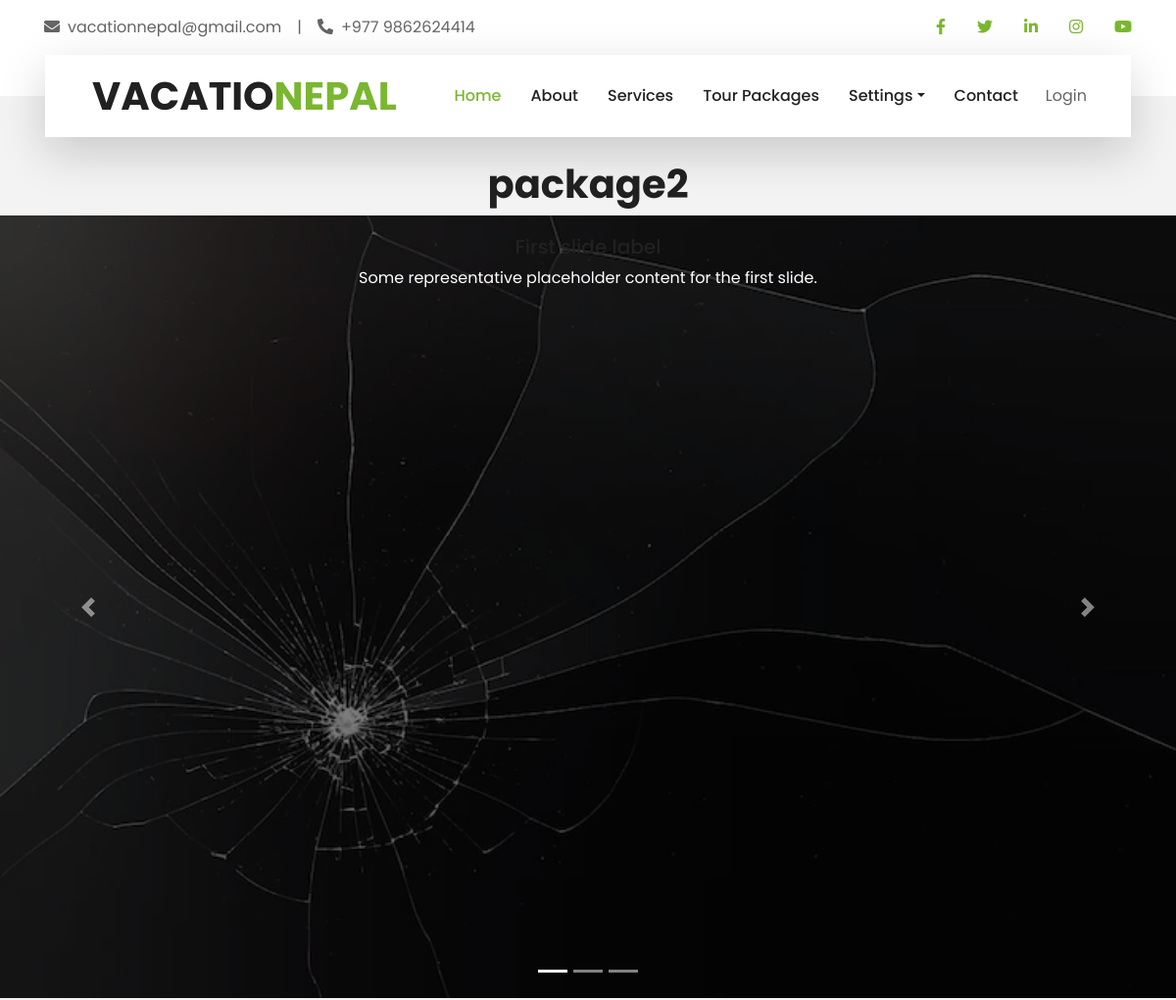
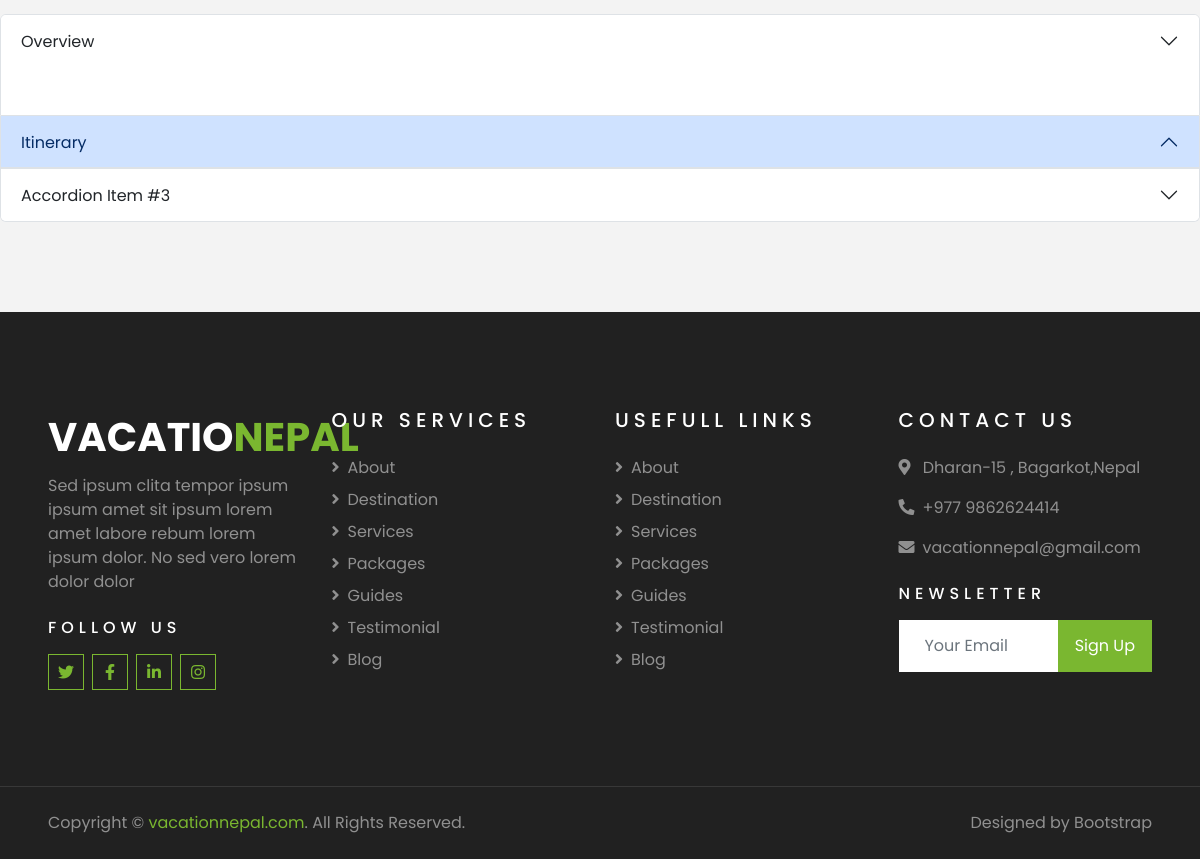
The page /home/singlePackage/eb633a67-8da4-46f8-9fae-227e5679c3fa/ on the database its author committed (2 pictures, top to bottom).
### packages/models.py (models this page shows, shortened)
class Packages(models.Model):
    packageName= models.CharField(max_length=100)
    location =models.CharField(max_length=100,null=True,blank=True)
    id=models.UUIDField(default=uuid.uuid4,unique=True,primary_key=True,editable=False)
    description= models.TextField(max_length=2000,null=True,blank=True)
    packageDuration= models.IntegerField(null=True, blank=True)
    created = models.DateTimeField(auto_now_add=True)
    price = models.IntegerField(null=True, blank = True)
    vote_total= models.IntegerField(default=0, null=True,blank=True)
    ratings= models.IntegerField(default=0, null=True,blank=True)
    itenary=models.TextField(max_length=1000,null=True,blank=True)
    isUnderRated= models.BooleanField(default=False)
    defimage= models.ImageField(null=True,blank=True,default='default.jpg')
    def __str__(self):
       return self.packageName

class Images(models.Model):
    packageName=models.ForeignKey(Packages,on_delete=models.CASCADE)
    image= models.ImageField(null=True,blank=True,default='default.jpg')

### packages/views.py (the view)
# urls.py: path('singlePackage/<str:pk>/',views.singlePackage,name ='singlePackage'),
def singlePackage(request,pk):
    packageObj = Packages.objects.get(id=pk)
    images=Images.objects.filter(packageName=packageObj)
    itenary= packageObj.itenary.split("#")
    print(itenary)
    print(packageObj)
    context={'package':packageObj,
              'images':images,
              'itenary':itenary}
    return render(request,'packages/singlePackage.html',context)

### packages/templates/packages/singlePackage.html (shortened to what this page needs)
{%extends 'main.html'%}
{%block content%}
  <div class="conatainer">
  <h1 style="text-align: center;margin-top: 2%;"  >{{package.packageName}}</h1>
  <div id="carouselExampleCaptions" class="carousel slide">
    <div class="carousel-indicators">
      <button type="button" data-bs-target="#carouselExampleCaptions" data-bs-slide-to="0" class="active" aria-current="true" aria-label="Slide 1"></button>
      <button type="button" data-bs-target="#carouselExampleCaptions" data-bs-slide-to="1" aria-label="Slide 2"></button>
      <button type="button" data-bs-target="#carouselExampleCaptions" data-bs-slide-to="2" aria-label="Slide 3"></button>
    </div>
    <div class="carousel-inner">
     {%for image in images%}
      <div class="carousel-item active">
        <img src="{{image.image.url}}" class="d-block w-100" alt="error">
        <div class="carousel-caption d-none d-md-block">
          <h5>First slide label</h5>
          <p>Some representative placeholder content for the first slide.</p>
        </div>
      </div>
      {%endfor%}
    </div>
    <button class="carousel-control-prev" type="button" data-bs-target="#carouselExampleCaptions" data-bs-slide="prev">
      <span class="carousel-control-prev-icon" aria-hidden="true"></span>
    </button>
    <button class="carousel-control-next" type="button" data-bs-target="#carouselExampleCaptions" data-bs-slide="next">
      <span class="carousel-control-next-icon" aria-hidden="true"></span>
    </button>
  </div>
  <div class="accordion mt-3" id="accordionPanelsStayOpenExample">
    <div class="accordion-item">
        <h2 class="accordion-header" id="panelsStayOpen-headingOne">
          <button class="accordion-button collapsed" type="button" data-bs-toggle="collapse" data-bs-target="#panelsStayOpen-collapseTwo" aria-expanded="false" aria-controls="panelsStayOpen-collapseTwo">
            Overview
          </button>
        </h2>
        <div id="panelsStayOpen-collapseTwo" class="accordion-collapse collapse show" aria-labelledby="panelsStayOpen-headingTwo">
          <div class="accordion-body">
          </div>
        </div>
      </div>
  <div class="accordion-item">
  <h2 class="accordion-header" id="panelsStayOpen-headingTwo">
    <button class="accordion-button" type="button" data-bs-toggle="collapse" data-bs-target="#panelsStayOpen-collapseOne" aria-expanded="true" aria-controls="panelsStayOpen-collapseOne">
      Itinerary
    </button>
  </h2>
</div>
<div class="accordion-item">
  <h2 class="accordion-header" id="panelsStayOpen-headingThree">
    <button class="accordion-button collapsed" type="button" data-bs-toggle="collapse" data-bs-target="#panelsStayOpen-collapseThree" aria-expanded="false" aria-controls="panelsStayOpen-collapseThree">
      Accordion Item #3
    </button>
  </h2>
</div>
</div>
{%endblock%}

### static/css/login_style.css (style rules this page uses)
* { margin: 0; padding: 0; box-sizing: border-box; font-family: "Poppins", sans-serif; }
body { margin: 0; padding: 0; height: 95vh; }

### rows shown on the page
Packages: packageName "package2"
Images: image (picture)
